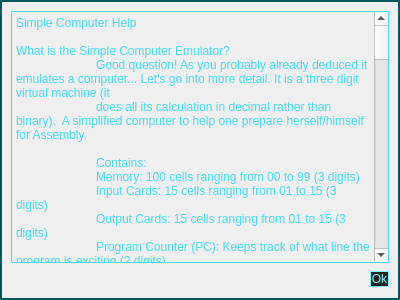
<?xml version="1.0" encoding="UTF-8"?>
<ui version="4.0">
 <class>HelpDialog</class>
 <widget class="QDialog" name="HelpDialog">
  <property name="geometry">
   <rect>
    <x>0</x>
    <y>0</y>
    <width>400</width>
    <height>300</height>
   </rect>
  </property>
  <property name="windowTitle">
   <string>Simple Computer - Help</string>
  </property>
  <property name="styleSheet">
   <string notr="true">QDialog {
color: #7DFDFE; 
background-image: url(:/Images/BackgroundHelp.png);
border: 2px solid #05565F;
}

QPlainTextEdit {
background: transparent;
border: 1px solid #42DCEE;
color: #42DCEE;
}

QPushButton{
background-color: #222222;
color: #7DFDFE; 
border: 1px solid #7DFDFE;
}

QPushButton:hover { 
color: #7DAFAF;
border: 1px solid #FF8533;
}
</string>
  </property>
  <layout class="QVBoxLayout" name="verticalLayout">
   <item>
    <widget class="QPlainTextEdit" name="plainTextEdit">
     <property name="sizePolicy">
      <sizepolicy hsizetype="Expanding" vsizetype="Expanding">
       <horstretch>0</horstretch>
       <verstretch>0</verstretch>
      </sizepolicy>
     </property>
     <property name="sizeAdjustPolicy">
      <enum>QAbstractScrollArea::AdjustIgnored</enum>
     </property>
     <property name="readOnly">
      <bool>true</bool>
     </property>
     <property name="plainText">
      <string>Simple Computer Help

What is the Simple Computer Emulator?
	Good question! As you probably already deduced it emulates a computer... Let's go into more detail. It is a three digit virtual machine (it 	
	does all its calculation in decimal rather than binary).  A simplified computer to help one prepare herself/himself for Assembly.
	
	Contains:
	Memory: 100 cells ranging from 00 to 99 (3 digits) 
	Input Cards: 15 cells ranging from 01 to 15 (3 digits)
	Output Cards: 15 cells ranging from 01 to 15 (3 digits)
	Program Counter (PC): Keeps track of what line the program is exciting (2 digits)
	Accumulator: 1 digit that shows if there is a carry over (1 = carry over; 0 = no carry)
		  and 3 digits to show the number in the accumulator

Instructions:

The first digit of the three digit numbers represent which operation code (op code) should be executed:
	
0 : Input (Gets input from input cards and store it into memory)
	i.e. 018 	-- Gets input from input card and then store that number into memory cell 18

1:  Output (Outputs the number from memory into an output card)
	i.e. 125 	-- Gets number from memory cell 25 and outputs to an output card

2: Add (Adds the number to accumulator)
	i.e. 248	-- Let's say that the accumulator already has the number 100 stored.
		    Let's also assume that cell memory 48 has the number 050.
		    Thus 100 + 050 = 150. 150 will then be stored in the accumulator

3. Subtract (Subtract number from accumulator)
	i.e. 354 	-- Let's say that the accumulator already has the number 050 stored.
		    Let's also assume that cell memory 54 has the number 025.
		    Thus 050 - 025 = 025. 025 will then be stored in the accumulator

4. Load Accumulator (Loads number from memory cell into accumulator)
	i.e. 412	-- Let's assume that memory cell 12 contains the number 567.
		    Then the accumulator will store the number 567. The carry bit will be 0 because it
		    is a valid number. If the number was greater than 999 or less than -999 it will 
		    contain a carry bit of 1.

5. Store Accumulator (Stores number in accumulator to memory cell)
	i.e 587	-- Let's assume the accumulator contains the number 123.
		    Then memory cell at 87 will contain the number 123.

6. Jump (Jump moves from one memory cell to another -- does not have to execute line by line)
	i.e. 684	-- Let's say you are currently memory cell 12 and it has the number 684
		    Then when it executes the program counter will be 84.
		    The program counter will jump from memory cell 12 to memory cell 84 and
		    execute the code at memory cell 84.
		    ALSO, the address (memory cell 12) will be stored into memory cell 99.
		    This allows one to create a subroutine.

7. Test Accumulator (Checks if the number in the accumulator is less than zero)
	i.e. 742	-- Let's say the number in the accumulator is -023 and the PC is at 15.
		    Since -023 is less than zero it will jump to memory cell 42.
		    The program counter will be updated to 42.
			    
		-- Let's say that the number in the accumulator is 023 and the PC is at 15.
		    Since 023 is not less than zero it will continue on to the next line so it
		    will execute the next memory cell at 16.

8. Shift Accumulator (Shift Left then Shift Right)
	i.e. 8xy	-- x shifts left; y shifts right
	      810	-- Say the number in the accumulator is 0 123 (0 is the carry bit)
		    The result is then: 1 230
	      801	-- Say the number in the accumulator is 0 123 (0 is the carry bit)
		    The result is then: 0 012

9. Halt (This halts the program)
	i.e. 900	-- The program is over and the two digits will be stored in the program counter.
		    So the program counter is now 00.

Run: Runs the whole program

Step: Shows the program being run one step at a time. (Tip: Useful for debugging!)

Keyboard Input: Allowed for Memory, Input Cards, and Program Counter.
	Program Counter: 00 to 20
	Input Cards and Memory: -999 to 999

Clear Content: 
	Clear All	   : Clears everything 
	Clear Memory : Clear all memory 
	Clear Input      : Clears all input 
	Clear Output   : Clears all output 
	Clear CPU	   : Clears program counter (pc), accumulator, and instruction register
 
Load Program File:
	Press Load Button:
	Load Program File that is already written.
		1. Division
		2. MaxNumber
		3. Bootstrap
		4. Absolute
		5. Shifting
	OR
	Load Program from your own .txt file. Note file must be formatted properly in order for contents to be read properly.
		Note: To see format &quot;Save&quot; a preloaded file and edit from there.
Save Program File:
	Press Save Button:
	Choose location to save file and choose filename. It will save automagically as a .txt file.
	You can use the saved program by loading it and pressing the run button!</string>
     </property>
    </widget>
   </item>
   <item>
    <layout class="QHBoxLayout" name="horizontalLayout">
     <item>
      <spacer name="horizontalSpacer">
       <property name="orientation">
        <enum>Qt::Horizontal</enum>
       </property>
       <property name="sizeHint" stdset="0">
        <size>
         <width>40</width>
         <height>20</height>
        </size>
       </property>
      </spacer>
     </item>
     <item>
      <widget class="QPushButton" name="okBtn">
       <property name="text">
        <string>Ok</string>
       </property>
      </widget>
     </item>
    </layout>
   </item>
  </layout>
 </widget>
 <resources/>
 <connections/>
</ui>
